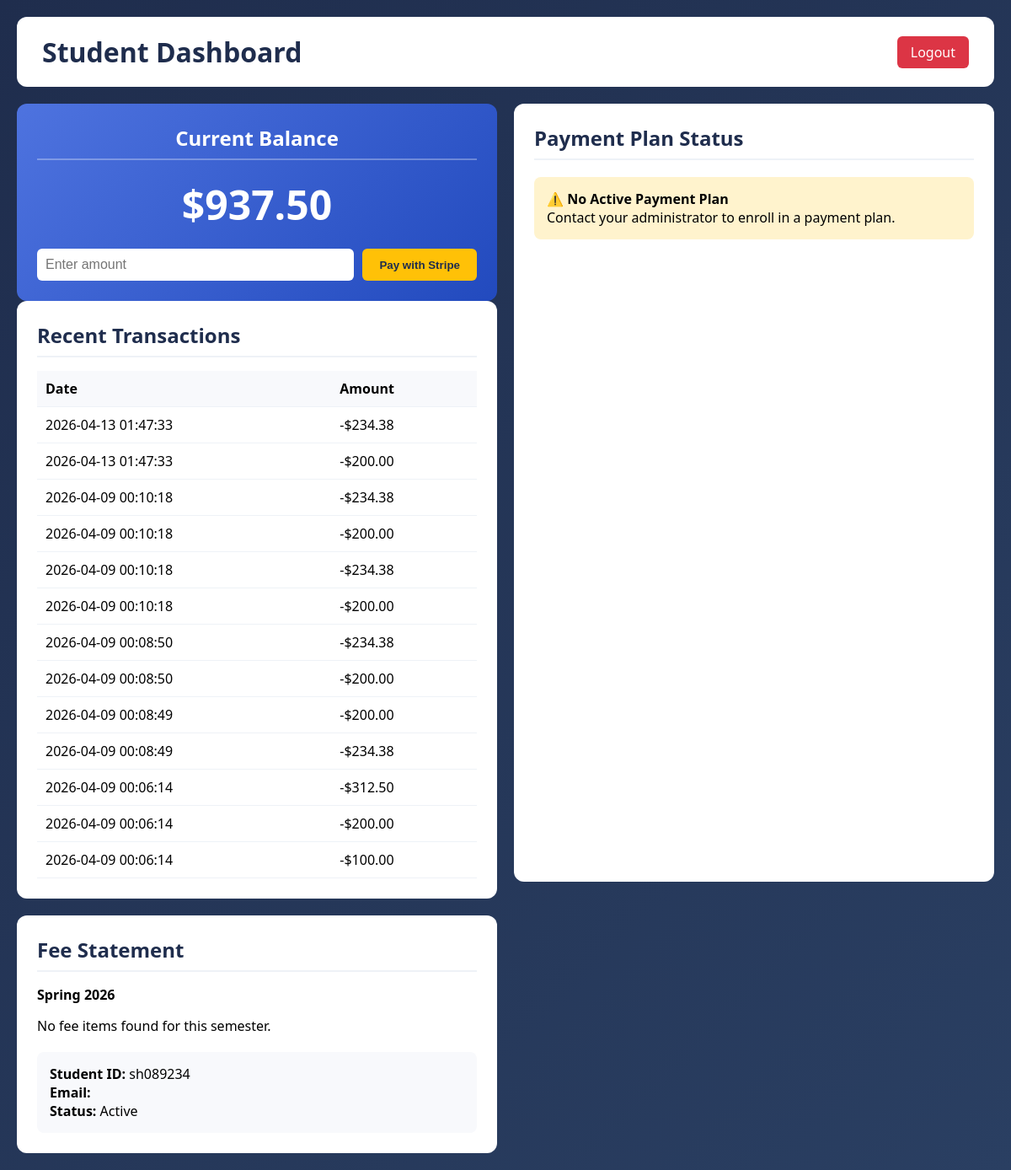
/student/dashboard (signed in), run on an earlier commit of the app's database.
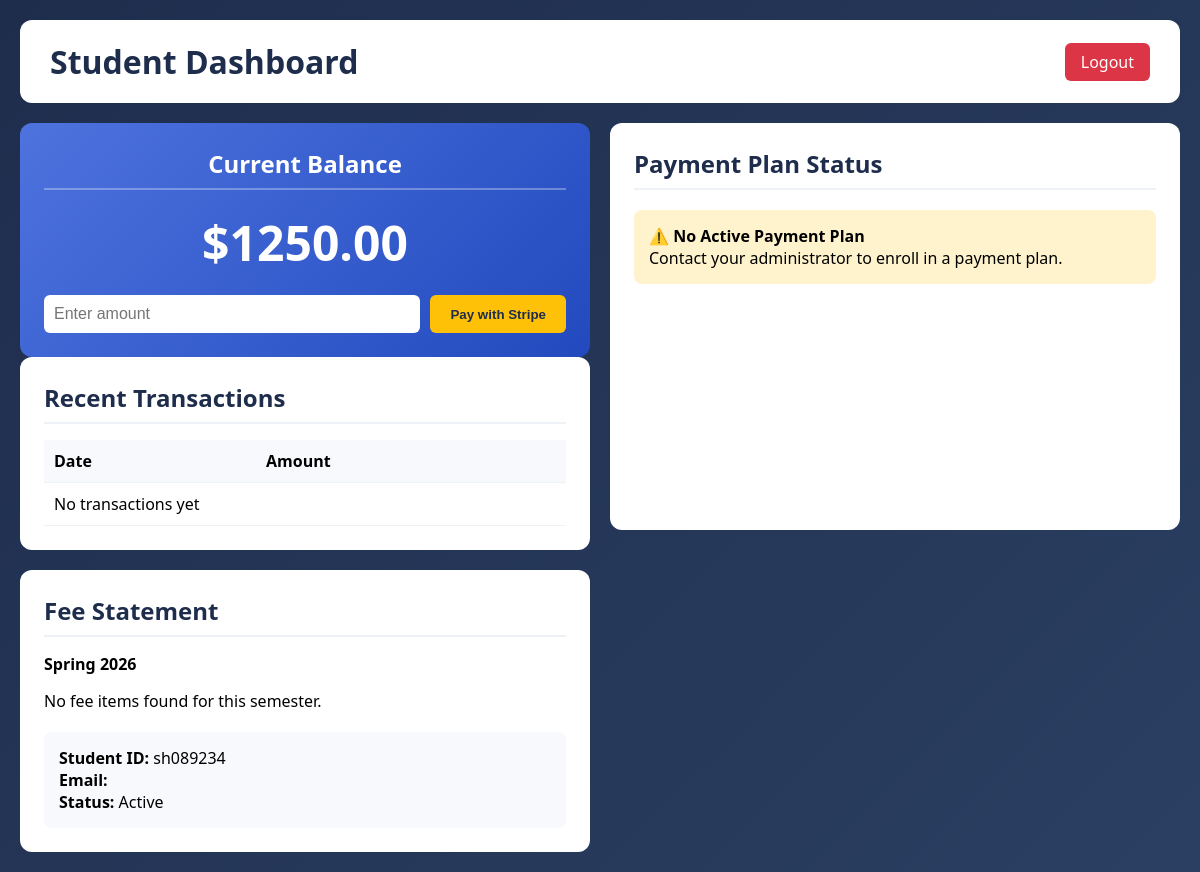
And on a later commit of the database.
### tables this page shows
CREATE TABLE students (
                id INTEGER PRIMARY KEY AUTOINCREMENT,
                student_id TEXT UNIQUE NOT NULL,
                name TEXT NOT NULL,
                email TEXT UNIQUE NOT NULL,
                password_hash TEXT NOT NULL,
                balance DECIMAL(10,2) DEFAULT 0.00,
                role TEXT DEFAULT 'student',
                created_at TIMESTAMP DEFAULT CURRENT_TIMESTAMP
            );

CREATE TABLE payments (
                id INTEGER PRIMARY KEY AUTOINCREMENT,
                student_id INTEGER NOT NULL,
                amount DECIMAL(10,2) NOT NULL,
                payment_date TIMESTAMP DEFAULT CURRENT_TIMESTAMP,
                mock_mode BOOLEAN DEFAULT 1,
                FOREIGN KEY (student_id) REFERENCES students(id) ON DELETE CASCADE
            );

### app.py (the view)
@app.route("/student/dashboard")
def student_dashboard():
    if "student_id" not in session:
        return redirect(url_for("login"))
    if session.get("role") == "admin":
        return redirect(url_for("admin_dashboard"))
    student_id = session["student_id"]
    payment_message = session.pop("payment_message", None)
    balance_info = tuition_service.get_student_balance(student_id)
    statement = tuition_service.generate_fee_statement(student_id)
    payment_history = tuition_service.get_payment_history(student_id)
    return render_template(
        "student_dashboard.html",
        student=balance_info,
        statement=statement,
        payment_history=payment_history,
        payment_message=payment_message,
        current_year=datetime.now().year,
    )

### models.py (called while the page is built, shortened)
    @staticmethod
    def find_by_student_id(student_id: str) -> Optional["Student"]:
        conn = sqlite3.connect("tuition.db")
        conn.row_factory = sqlite3.Row
        cursor = conn.cursor()
        cursor.execute("SELECT * FROM students WHERE student_id = ?", (student_id,))
        row = cursor.fetchone()
        conn.close()
        if row:
            return Student(
                id=row["id"],
                student_id=row["student_id"],
                name=row["name"],
                email=row["email"],
                password_hash=row["password_hash"],  # ADD this
                balance=row["balance"],
                role=row["role"],
            )
        return None

    def get_payment_history(self) -> list[dict]:
        conn = sqlite3.connect("tuition.db")
        conn.row_factory = sqlite3.Row
        cursor = conn.cursor()
        cursor.execute(
            """
            SELECT amount, payment_date, mock_mode
            FROM payments
            WHERE student_id = ?
            ORDER BY payment_date DESC
        """,
            (self.id,),
        )
        rows = cursor.fetchall()
        conn.close()
        payments = []
        for row in rows:
            payments.append(
                {
                    "amount": row["amount"],
                    "amount_formatted": f"${row['amount']:.2f}",
                    "date": row["payment_date"],
                    "mock_mode": row["mock_mode"],
                }
            )
        return payments

    @staticmethod
    def get_statement(student_id: int, semester: str) -> list["FeeItem"]:
        conn = sqlite3.connect("tuition.db")
        conn.row_factory = sqlite3.Row
        cursor = conn.cursor()
        cursor.execute(
            """
            SELECT * FROM fee_items
            WHERE student_id = ? AND semester = ?
            ORDER BY category, description
        """,
            (student_id, semester),
        )
        rows = cursor.fetchall()
        conn.close()
        items = []
        return items

### services.py (called while the page is built)
    def _get_current_semester(self) -> str:
        now = datetime.now()
        year = now.year
        if now.month <= 5:
            return f"Spring {year}"
        elif now.month <= 8:
            return f"Summer {year}"
        else:
            return f"Fall {year}"

    def _is_on_payment_plan(self, student_id: int) -> bool:
        return student_id in self._active_plans

### templates/student_dashboard.html (shortened to what this page needs)
<!DOCTYPE html>
<html lang="en">
<head>
</head>
<body>
    <div class="container">
        <div class="header">
            <h1>Student Dashboard</h1>
            <a href="/logout" class="logout-btn">Logout</a>
        </div>
        <div class="dashboard-grid">
            <div>
                <div class="card balance-card">
                    <h2>Current Balance</h2>
                    <div class="balance-amount" id="balance-amount">
                        {% if student %}
                        ${{ "%.2f"|format(student.balance) }}
                        {% else %}
                        $0.00
                        {% endif %}
                    </div>
                    <div class="payment-form">
                        <input type="number" id="payment-amount" class="payment-input" placeholder="Enter amount"
                            step="0.01">
                        <button class="pay-btn" onclick="makeStripePayment()">Pay with Stripe</button>
                    </div>
                </div>
                <div class="card">
                    <h2>Recent Transactions</h2>
                    <table>
                        <thead>
                            <tr>
                                <th>Date</th>
                                <th>Amount</th>
                            </tr>
                        </thead>
                        <tbody id="transactions-body">
                            {% if payment_history and payment_history.payments %}
                            {% for p in payment_history.payments %}
                            <tr>
                                <td>{{ p.date }}</td>
                                <td>-${{ "%.2f"|format(p.amount) }}</td>
                            </tr>
                            {% endfor %}
                            {% else %}
                            <tr>
                                <td colspan="2">No transactions yet</td>
                            </tr>
                            {% endif %}
                        </tbody>
                    </table>
                </div>
            </div>
            <div class="card" style="margin-bottom: 20px;">
                <h2>Payment Plan Status</h2>
                {% if student and student.payment_plan %}
                <div class="summary-box" style="background: #e8f4fd;">
                    <p><strong>✅ Active Plan:</strong> {{ student.payment_plan.plan_type|title }} Plan</p>
                    <p><strong>Payment Amount:</strong> ${{ "%.2f"|format(student.payment_plan.payment_amount) }}</p>
                    <p><strong>Payments Made:</strong> {{ student.payment_plan.num_payments -
                        student.payment_plan.remaining_payments }} of {{ student.payment_plan.num_payments }}</p>
                    <p><strong>Remaining Payments:</strong> {{ student.payment_plan.remaining_payments }}</p>
                    <p><strong>Next Payment Due:</strong> {{ student.payment_plan.next_payment_due or '30 days from enrollment' }}
                    </p>
                    <div style="margin-top: 10px;">
                        <div style="background: #ddd; border-radius: 10px; height: 10px; overflow: hidden;">
                            <div style="background: #28a745; width: {{ student.payment_plan.progress_percentage }}%; height: 100%;">
                            </div>
                        </div>
                        <p style="font-size: 12px; margin-top: 5px;">{{ "%.0f"|format(student.payment_plan.progress_percentage) }}%
                            Complete</p>
                    </div>
                </div>
                {% else %}
                <div class="summary-box" style="background: #fff3cd;">
                    <p><strong>⚠️ No Active Payment Plan</strong></p>
                    <p>Contact your administrator to enroll in a payment plan.</p>
                </div>
                {% endif %}
            </div>
            <div class="card">
                <h2>Fee Statement</h2>
                {% if statement %}
                <p><strong>{{ statement.semester }}</strong></p>
                <div style="margin-top: 15px;">
                    {% if statement.fee_items and statement.fee_items|length > 0 %}
                    {% for fee_item in statement.fee_items %}
                    <div class="statement-row">
                        <span>{{ fee_item.description }}</span>
                        <span>{{ fee_item.amount_formatted }}</span>
                    </div>
                    {% endfor %}
                    <div class="statement-total">
                        <span>Total Due:</span>
                        <span>{{ statement.current_balance_formatted }}</span>
                    </div>
                    {% else %}
                    <p>No fee items found for this semester.</p>
                    {% endif %}
                </div>
                {% else %}
                <p>Unable to load fee statement.</p>
                {% endif %}
                {% if student %}
                <div class="summary-box">
                    <p><strong>Student ID:</strong> {{ student.student_id }}</p>
                    <p><strong>Email:</strong> {{ student.email }}</p>
                    <p><strong>Status:</strong> Active</p>
                </div>
                {% endif %}
            </div>
        </div>
    </div>
</body>
</html>

### templates/student_dashboard.html (style rules this page uses)
* { margin: 0; padding: 0; box-sizing: border-box; }
body { font-family: 'Segoe UI', Tahoma, Geneva, Verdana, sans-serif; background: linear-gradient(135deg, #1f2d4d 0%, #2a3f62 100%); min-height: 100vh; padding: 20px; }
.container { max-width: 1200px; margin: 0 auto; }
.header { background: white; border-radius: 12px; padding: 20px 30px; margin-bottom: 20px; display: flex; justify-content: space-between; align-items: center; }
.header h1 { color: #1f2d4d; }
.logout-btn { background: #dc3545; color: white; padding: 8px 16px; text-decoration: none; border-radius: 6px; }
.dashboard-grid { display: grid; grid-template-columns: 1fr 1fr; gap: 20px; }
.card { background: white; border-radius: 12px; padding: 24px; }
.card h2 { color: #1f2d4d; margin-bottom: 16px; padding-bottom: 8px; border-bottom: 2px solid #eef2f7; }
.balance-card { background: linear-gradient(135deg, #4e73df 0%, #224abe 100%); color: white; text-align: center; }
.balance-card h2 { color: white; border-bottom-color: rgba(255, 255, 255, 0.3); }
.balance-amount { font-size: 48px; font-weight: bold; margin: 20px 0; }
.payment-form { display: flex; gap: 10px; margin-top: 15px; }
.payment-input { flex: 1; padding: 10px; border: none; border-radius: 6px; font-size: 16px; }
.pay-btn { background: #ffc107; color: #1f2d4d; border: none; padding: 10px 20px; border-radius: 6px; cursor: pointer; font-weight: bold; }
table { width: 100%; border-collapse: collapse; }
th, td { padding: 10px; text-align: left; border-bottom: 1px solid #eef2f7; }
th { background: #f8f9fc; }
.summary-box { background: #f8f9fc; padding: 15px; border-radius: 8px; margin-top: 20px; }

What changed in the data, as far as the page shows it:
removed payments: date "2026-04-13 01:47:33", amount "234.38"
removed payments: date "2026-04-13 01:47:33", amount "200.00"
removed payments: date "2026-04-09 00:10:18", amount "234.38"
removed payments: date "2026-04-09 00:10:18", amount "200.00"
removed payments: date "2026-04-09 00:10:18", amount "234.38"
removed payments: date "2026-04-09 00:10:18", amount "200.00"
removed payments: date "2026-04-09 00:08:50", amount "234.38"
removed payments: date "2026-04-09 00:08:50", amount "200.00"
removed payments: date "2026-04-09 00:08:49", amount "200.00"
removed payments: date "2026-04-09 00:08:49", amount "234.38"
removed payments: date "2026-04-09 00:06:14", amount "312.50"
removed payments: date "2026-04-09 00:06:14", amount "200.00"
removed payments: date "2026-04-09 00:06:14", amount "100.00"
changed students "sh089234": balance "937.50" → "1250.00"
Also different on the page:
text now shown: "No transactions yet"
